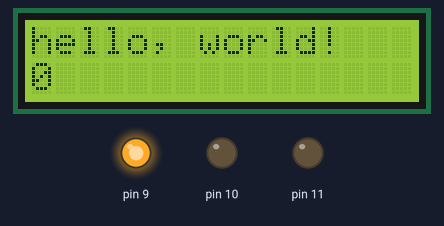
Bench run of a sketch on a simulated Arduino Uno, built with avr-gcc and run on an emulated ATmega328P. Parts: 16×2 character LCD, output pins drawn as LEDs (lit = HIGH).

Above: at 0.1 s.
At 1.1 s:
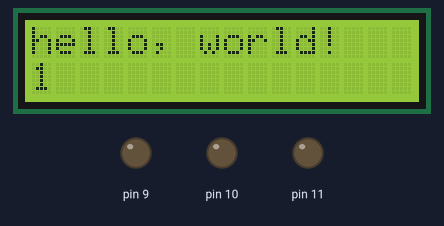
At 2.6 s:
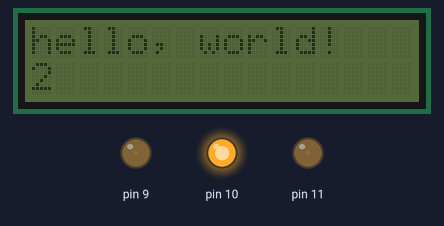
At 9.6 s:
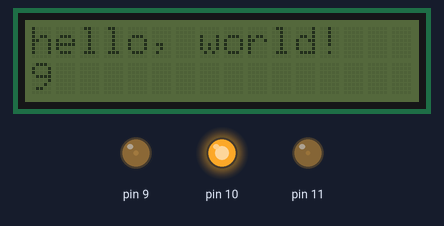
At 19.1 s:
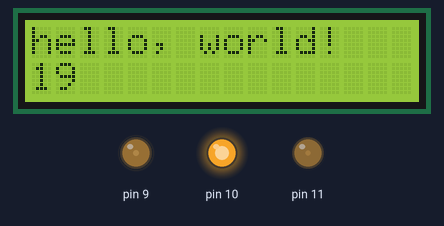
At 38.6 s:
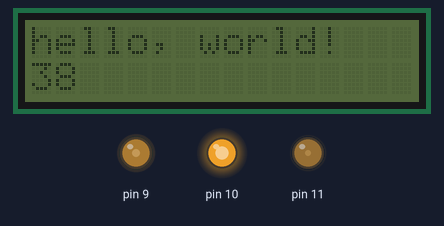
Timing chart, 0 to 40.0 s (numbered marks = the images above):
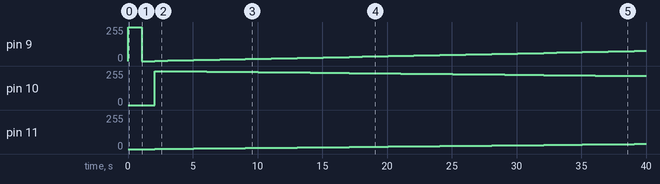

Measured:
- by itself, pin 9: 255/255 → 0/255 at 1.1 s, → 2/255 1.0 s later, → 4/255 1.0 s later, → 6/255 1.0 s later, … (39 changes in this stretch)
- by itself, pin 10: 0/255 → 255/255 at 2.1 s, → 254/255 1.0 s later, → 253/255 1.0 s later, → 252/255 1.0 s later, … (38 changes in this stretch)
- by itself, pin 11: moves from 0/255 to 38/255 over 37.0 s
- what the display in image 1 shows lasts 0.5 s, from 1.1 s to 1.6 s

The sketch:

HelloWorld_i2c_WithColorChanging.ino
```cpp
/*
 Demonstration sketch for Adafruit i2c/SPI LCD backpack
 using MCP23008 I2C expander
 ( http://www.ladyada.net/products/i2cspilcdbackpack/index.html )

 This sketch prints "Hello World!" to the LCD
 and shows the time.

  The circuit:
 * 5V to Arduino 5V pin
 * GND to Arduino GND pin
 * CLK to Analog #5
 * DAT to Analog #4
*/

// include the library code:
#include "Wire.h"
#include "LiquidCrystal.h"

// Connect via i2c, default address #0 (A0-A2 not jumpered)
LiquidCrystal lcd(0);

int red=0;
int blue=0;
int green=0;

void setup() {
  for(int i=9;i<=11;i++){
    pinMode(i, OUTPUT);
  }
  analogWrite(9, 255);
  // set up the LCD's number of rows and columns:
  lcd.begin(16, 2);
  // Print a message to the LCD.
  lcd.print("hello, world!");
}

void loop() {
  // set the cursor to column 0, line 1
  // (note: line 1 is the second row, since counting begins with 0):
  lcd.setCursor(0, 1);
  // print the number of seconds since reset:
  lcd.print(millis()/1000);

  lcd.setBacklight(HIGH);
  delay(500);
  lcd.setBacklight(LOW);
  delay(500);
  analogWrite(9, blue);
  analogWrite(10, green);
  analogWrite(11, red);
  red++;
  green--;
  blue+=2;
  if(red > 255){
    red = 0;
  }
  if(green < 0){
    green = 255;
  }
  if(blue > 255){
    blue = 0;
  }
}
```
